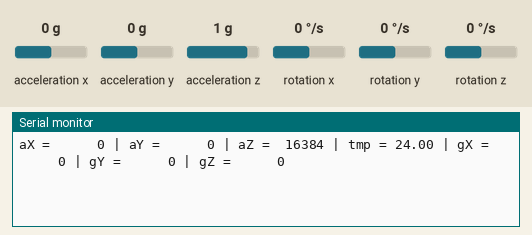
This sketch was run on a simulated Arduino Uno, built with avr-gcc and run on an emulated ATmega328P. Shown: the last lines printed to the serial monitor. Wiring (inferred from the names in the program): MPU-6050 motion sensor at I2C address 0x68. The test bench sets the inputs (shaded band); at power-on: acceleration x 0 g, acceleration y 0 g, acceleration z 1 g, rotation x 0 °/s, rotation y 0 °/s, rotation z 0 °/s.

Above: at 10.8 s.
10.9 s: acceleration x set to -1.4 g
At 21.2 s:
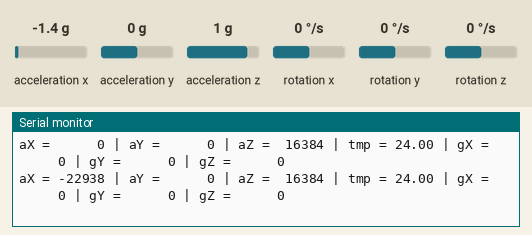
21.5 s: acceleration y set to -1.4 g
At 31.2 s:
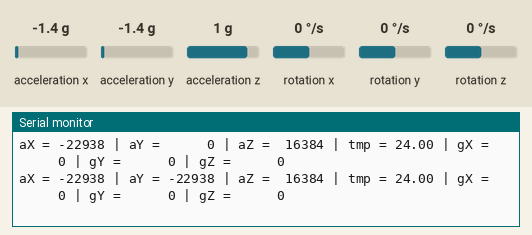
31.5 s: acceleration z set to -1.4 g
At 41.3 s:
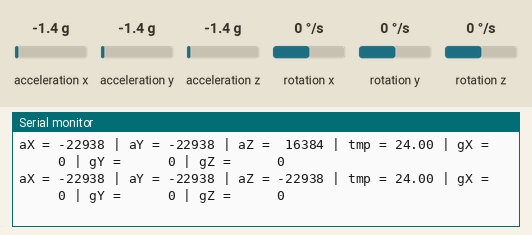
41.6 s: rotation x set to -192 °/s
At 51.3 s:
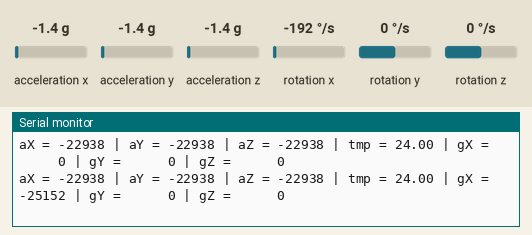
51.6 s: rotation y set to -192 °/s
At 61.3 s:
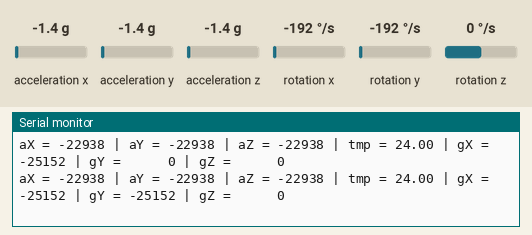
61.6 s: rotation z set to -192 °/s
At 71.7 s:
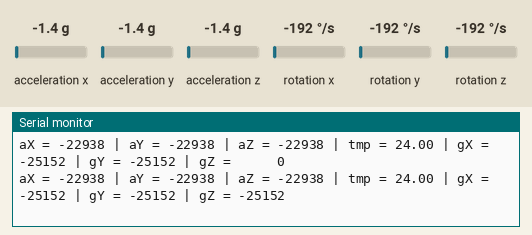

Measured:
- after the input at 10.9 s, the serial monitor: prints a new line after 9.1 s (image 1)
- after the input at 21.5 s, the serial monitor: prints a new line after 8.6 s (image 2)
- after the input at 31.5 s, the serial monitor: prints a new line after 8.6 s (image 3)
- after the input at 41.6 s, the serial monitor: prints a new line after 8.5 s (image 4)
- after the input at 51.6 s, the serial monitor: prints a new line after 8.6 s (image 5)
- after the input at 61.6 s, the serial monitor: prints a new line after 8.6 s (image 6)

The sketch:

GyroscopeRead.ino
```cpp
#include "Wire.h" // I2C communication library

const int MPU_ADDR = 0x68; // MPU-6050 I2C address

// Raw sensor data
int16_t accelerometer_x, accelerometer_y, accelerometer_z;
int16_t gyro_x, gyro_y, gyro_z;
int16_t temperature;

// Previous sensor data for comparison
int16_t prev_accel_x = 0, prev_accel_y = 0, prev_accel_z = 0;
int16_t prev_gyro_x = 0, prev_gyro_y = 0, prev_gyro_z = 0;

// Thresholds to suppress noise
const int16_t ACCEL_THRESHOLD = 1000;  // Adjust as needed
const int16_t GYRO_THRESHOLD = 100;

char tmp_str[7]; // For formatted output

char* convert_int16_to_str(int16_t i) {
  sprintf(tmp_str, "%6d", i);
  return tmp_str;
}

void setup() {
  Serial.begin(9600);
  Wire.begin();
  Wire.beginTransmission(MPU_ADDR);
  Wire.write(0x6B); // Power management register
  Wire.write(0);    // Wake up the MPU-6050
  Wire.endTransmission(true);
}

void loop() {
  // Request data from MPU
  Wire.beginTransmission(MPU_ADDR);
  Wire.write(0x3B); // Start at ACCEL_XOUT_H
  Wire.endTransmission(false);
  Wire.requestFrom(MPU_ADDR, 14, true); // Read 14 bytes

  // Read sensor values
  accelerometer_x = Wire.read() << 8 | Wire.read();
  accelerometer_y = Wire.read() << 8 | Wire.read();
  accelerometer_z = Wire.read() << 8 | Wire.read();
  temperature      = Wire.read() << 8 | Wire.read();
  gyro_x           = Wire.read() << 8 | Wire.read();
  gyro_y           = Wire.read() << 8 | Wire.read();
  gyro_z           = Wire.read() << 8 | Wire.read();

  // Check if the change exceeds thresholds
  bool accel_changed =
    abs(accelerometer_x - prev_accel_x) > ACCEL_THRESHOLD ||
    abs(accelerometer_y - prev_accel_y) > ACCEL_THRESHOLD ||
    abs(accelerometer_z - prev_accel_z) > ACCEL_THRESHOLD;

  bool gyro_changed =
    abs(gyro_x - prev_gyro_x) > GYRO_THRESHOLD ||
    abs(gyro_y - prev_gyro_y) > GYRO_THRESHOLD ||
    abs(gyro_z - prev_gyro_z) > GYRO_THRESHOLD;

  if (accel_changed || gyro_changed) {
    Serial.print("aX = "); Serial.print(convert_int16_to_str(accelerometer_x));
    Serial.print(" | aY = "); Serial.print(convert_int16_to_str(accelerometer_y));
    Serial.print(" | aZ = "); Serial.print(convert_int16_to_str(accelerometer_z));
    Serial.print(" | tmp = "); Serial.print(temperature / 340.00 + 36.53);
    Serial.print(" | gX = "); Serial.print(convert_int16_to_str(gyro_x));
    Serial.print(" | gY = "); Serial.print(convert_int16_to_str(gyro_y));
    Serial.print(" | gZ = "); Serial.println(convert_int16_to_str(gyro_z));

    // Update previous values
    prev_accel_x = accelerometer_x;
    prev_accel_y = accelerometer_y;
    prev_accel_z = accelerometer_z;
    prev_gyro_x = gyro_x;
    prev_gyro_y = gyro_y;
    prev_gyro_z = gyro_z;
  }

  delay(10000); // Sample every 10ms (adjust as needed)
}
```
